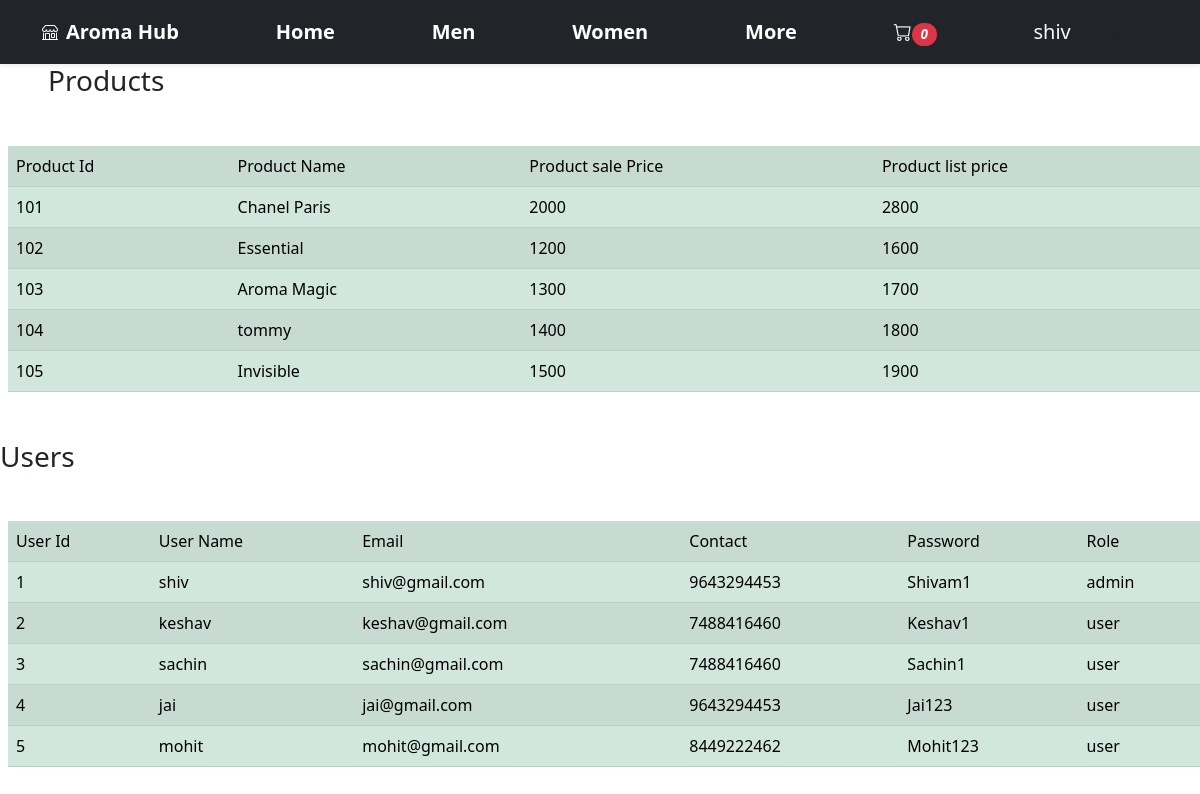
The app's page /adminpanel.php (signed in) with its own data.
### tables this page shows
CREATE TABLE `Products` (
  `product_id` int NOT NULL,
  `product_name` varchar(100) DEFAULT NULL,
  `product_image` varchar(100) DEFAULT NULL,
  `product_sale_price` int DEFAULT NULL,
  `product_list_price` int DEFAULT NULL
);

CREATE TABLE `Users` (
  `user_id` int NOT NULL,
  `name` varchar(100) DEFAULT NULL,
  `email` varchar(100) DEFAULT NULL,
  `contact` varchar(100) DEFAULT NULL,
  `password` varchar(100) DEFAULT NULL,
  `role` enum('admin','user') DEFAULT NULL
);

### src/adminpanel.php (the view, shortened to what this page needs)
<!DOCTYPE html>
<html lang="en">
<head>
    <link href="https://cdn.jsdelivr.net/npm/bootstrap@5.2.0-beta1/dist/css/bootstrap.min.css" rel="stylesheet">
 <link rel="stylesheet" href="style.css">
 <link rel="stylesheet" href="https://cdn.jsdelivr.net/npm/bootstrap-icons@1.3.0/font/bootstrap-icons.css">
</head>
<body>
   <?php include "header.php"; ?>
   <?php include "connection.php";
    $sql = "SELECT `product_id`, `product_name`, `product_image`, `product_sale_price`, `product_list_price` FROM `Products` LIMIT 5";
    $sql1 = "SELECT `user_id`, `name`, `email`, `contact`, `password`, `role` FROM `Users` LIMIT 5";
    $result1 = mysqli_query($conn,$sql1);
    $result = mysqli_query($conn,$sql);
        $txt="<h3 class='mx-5'>Products</h3>";
        $txt.="<table class='table table-success table-striped mt-5 mx-2'><tr><td>Product Id</td><td>Product Name</td><td>Product sale Price</td><td>Product list price </td></tr>";
        foreach($result as $row){
           $txt.= '<tr><td>'.$row["product_id"].'</td><td>'.$row["product_name"].'</td><td>'.$row["product_sale_price"].'</td><td>'.$row["product_list_price"].'</td></tr>';
        }
        $txt.="</table>";
        $txt.="<h3 class='mt-5'>Users</h3>";
        $txt.="<table  class='table table-success table-striped mt-5 mx-2'><tr><td>User Id</td><td>User Name</td><td>Email</td><td>Contact</td><td>Password</td><td>Role</td></tr>";
        foreach($result1 as $row1){
           $txt.= '<tr><td>'.$row1["user_id"].'</td><td>'.$row1["name"].'</td><td>'.$row1["email"].'</td><td>'.$row1["contact"].'</td><td>'.$row1["password"].'</td><td>'.$row1["role"].'</td></tr>';
        }
$txt.="</table>";
echo $txt;
    ?>
</body>
</html>

### records on screen
products: product_id "101", product_name "Chanel Paris", product_sale_price "2000", product_list_price "2800"
products: product_id "102", product_name "Essential", product_sale_price "1200", product_list_price "1600"
products: product_id "103", product_name "Aroma Magic", product_sale_price "1300", product_list_price "1700"
products: product_id "104", product_name "tommy", product_sale_price "1400", product_list_price "1800"
products: product_id "105", product_name "Invisible", product_sale_price "1500", product_list_price "1900"
users: user_id "1", name "shiv", email "shiv@gmail.com", contact "9643294453", password "Shivam1", role "admin"
users: user_id "2", name "keshav", email "keshav@gmail.com", contact "7488416460", password "Keshav1", role "user"
users: user_id "3", name "sachin", email "sachin@gmail.com", contact "7488416460", password "Sachin1", role "user"
users: user_id "4", name "jai", email "jai@gmail.com", contact "9643294453", password "Jai123", role "user"
users: user_id "5", name "mohit", email "mohit@gmail.com", contact "8449222462", password "Mohit123", role "user"

### other values on screen
$_SESSION['name'] "shiv"
